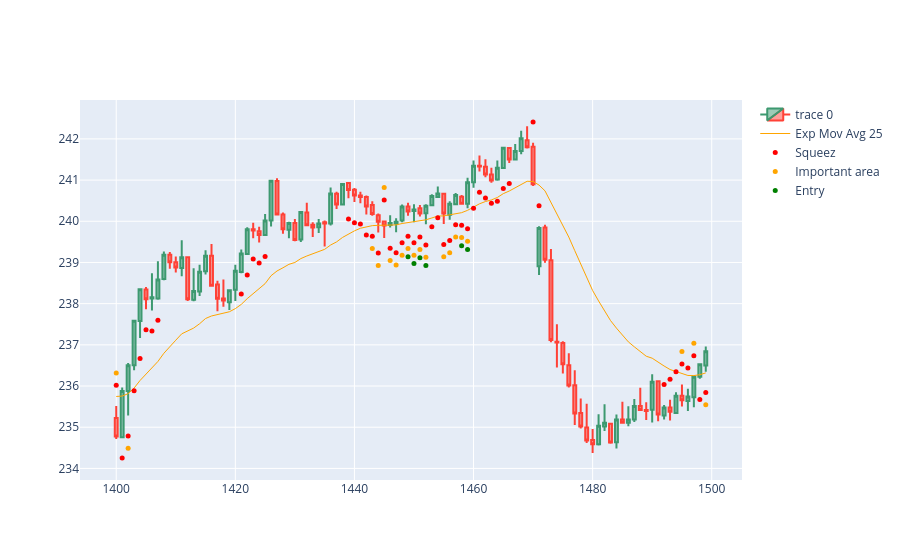

The code cell stored with this chart in its notebook:
### Code cell
import plotly.io as pio
import plotly.graph_objects as go  

dfpl = df[1500:1600]

fig = go.Figure(
    data=[
        go.Candlestick(
            x=dfpl.index,
            open=dfpl['Open'],
            high=dfpl['High'],
            low=dfpl['Low'],
            close=dfpl['Close']),
        go.Scatter(
            x=dfpl.index, 
            y=dfpl['ema25'],
            line=dict(color='orange', width=1), 
            name="Exp Mov Avg 25")
    ]
)

fig.add_scatter(x=dfpl.index, y=dfpl['squezzeArea'], mode="markers", marker=dict(size=5, color="red"), name="Squeez")
fig.add_scatter(x=dfpl.index, y=dfpl['squeezeCloseToEmaArea'], mode="markers", marker=dict(size=5, color="orange"), name="Important area")
fig.add_scatter(x=dfpl.index, y=dfpl['posibleBreakArea'], mode="markers", marker=dict(size=5, color="green"), name="Entry")

fig.update_layout(xaxis_rangeslider_visible=False)
fig.show()
